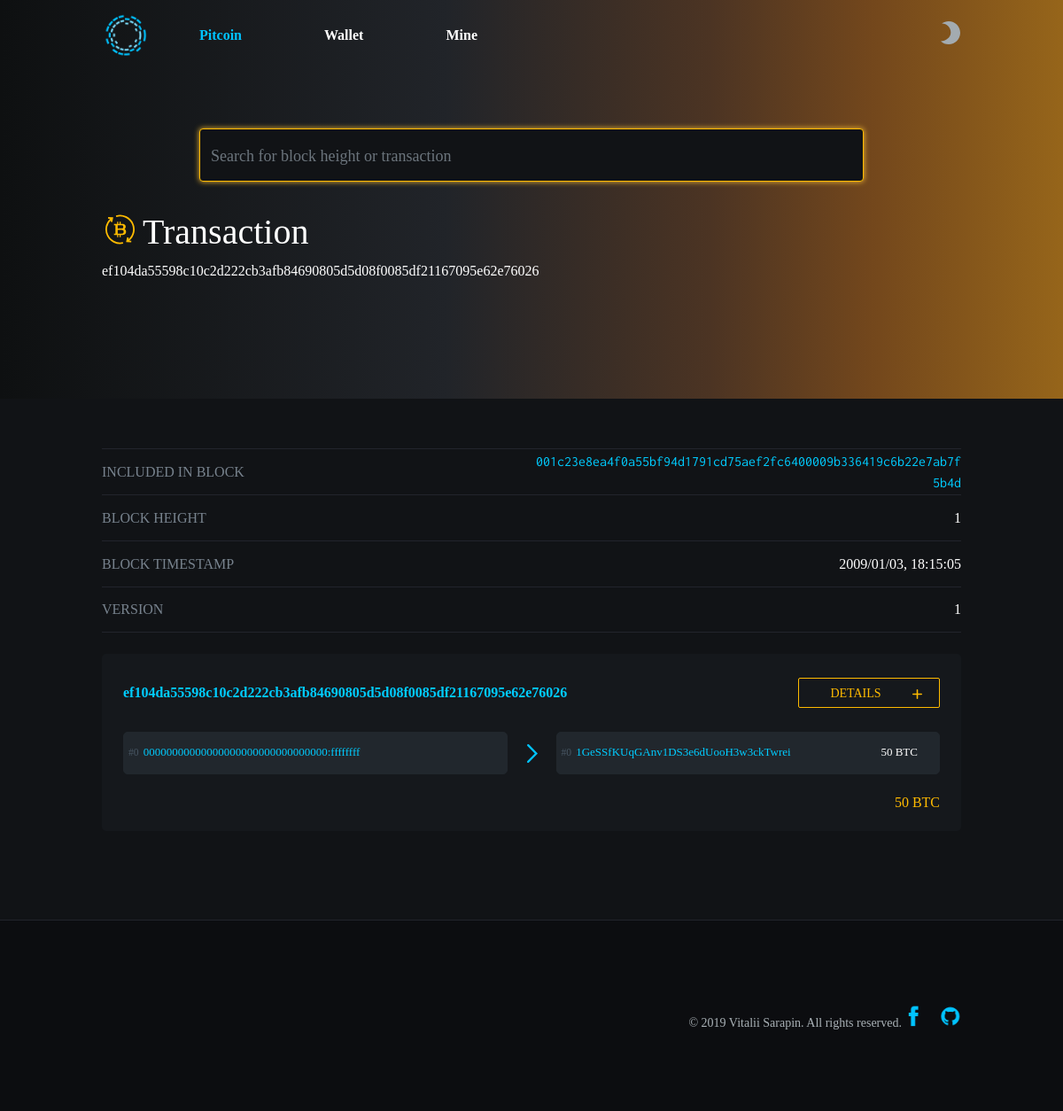
Screenshot of /tx/ef104da55598c10c2d222cb3afb84690805d5d08f0085df21167095e62e76026 (signed in) with the database file from the repository.
### application/models.py (models this page shows)
class Blocks(models.Model):
    id = models.AutoField(primary_key=True)
    version = models.CharField(max_length=1000)
    height = models.CharField(max_length=1000)
    nonce = models.CharField(max_length=1000)
    block_hash = models.CharField(max_length=1000)
    previous_block_hash = models.CharField(max_length=1000)
    merkle_root = models.CharField(max_length=1000)
    timestamp = models.CharField(max_length=1000)
    number_of_transactions = models.CharField(max_length=1000)

class Inputs(models.Model):
    address_from = models.CharField(max_length=1000)
    block_hash = models.CharField(max_length=1000)
    prev_output = models.CharField(max_length=1000)
    outpoint = models.CharField(max_length=1000)
    sequence = models.CharField(max_length=1000)
    tx_hash = models.CharField(max_length=1000)
    value = models.CharField(max_length=1000)
    sigscript = models.CharField(max_length=1000)

class Outputs(models.Model):
    address_to = models.CharField(max_length=1000)
    type = models.CharField(max_length=1000)
    scriptpubkey_hex = models.CharField(max_length=1000)
    spending_tx = models.CharField(max_length=1000)
    tx_hash = models.CharField(max_length=1000)
    value = models.CharField(max_length=1000)

### application/views.py (the view)
# urls.py: path("tx/<tx_hash>", application.views.tx_info, name="tx_info"),
def tx_info(request, tx_hash):
    if not request.user.is_authenticated:
            return redirect('/')
    block = IndexBlocks()
    tx = block.tx_info(tx_hash)
    return render(request, "tx.html", {'tx': tx, 'hash': tx_hash})

### application/templates/tx.html (shortened to what this page needs)
{% load staticfiles %}
<!DOCTYPE html>
<html>
<head>
    <link rel="stylesheet" href="{% static 'css/bootstrap.min.css' %}">
    <link rel="stylesheet" href="{% static 'css/style.css' %}">
</head>
<body lang="en" dir="ltr" class="theme-dark">
<div id="explorer">
    <div class="explorer-container">
        <div class="content-wrap">
            <nav class="navbar navbar-dark navbar-expand-lg">
                <div class="container"><a class="navbar-brand" href="/"></a>
                    <div class="collapse navbar-collapse" id="navbar-menu">
                        <ul class="navbar-nav">
                            <li class="nav-item active"><a class="nav-link" href="/"
                                                           rel="external">Pitcoin</a></li>
                            <li class="nav-item"><a class="nav-link" href="/wallet"
                                                     rel="external">Wallet</a></li>
                            <li class="nav-item"><a class="nav-link" href="/mine"
                                                     rel="external">Mine</a></li>
                            <li class="nav-item nav-toggler">
                                <div class="nav-bar_moon_icon toggle-theme"></div>
                            </li>
                        </ul>
                    </div>
                </div>
            </nav>
            <div>
                <div class="jumbotron jumbotron-fluid transaction-page">
                    <div class="container">
                        <form action="/search/" method="post" class="search form-inline ml-auto">
                            <div class="search-bar page-search-bar"><input class="form-control search-bar-input"
                                                                           type="search" name="q"
                                                                           placeholder="Search for block height or transaction"
                                                                           autocomplete="off" aria-label="Search">
                                <button class="search-bar-submit" type="image"></button>
                            </div>
                        </form>
                        <div><h1 class="transaction-header-title">Transaction</h1>
                            <div class="block-hash"><span>{{ hash }}</span></div>
                        </div>
                    </div>
                </div>
                <div class="container">
                    <div class="block-stats-table">
                        <div>
                            <div>Included in Block</div>
                            <div>
                                <a href="/block/{{ tx.0.0.height }}"
                                   class="mono">{{ tx.0.3.block_hash }}</a>
                            </div>
                        </div>
                        <div>
                            <div>Block height</div>
                            <div>{{ tx.0.0.height }}</div>
                        </div>
                        <div>
                            <div>Block timestamp</div>
                            <div>{{ tx.0.1.datetime }}</div>
                        </div>
                        <div>
                            <div>Version</div>
                            <div>{{ tx.0.2.version }}</div>
                        </div>
                    </div>
                    {% for info in tx.1 %}
                    <div id="{{ info.3.tx_hash }}" class="transaction-box">
                        <div class="header">
                            <div class="txn"><a
                                    href="/tx/{{ info.3.tx_hash }}">{{ info.3.tx_hash }}</a>
                            </div>
                               <div class="details-btn" data-toggle-tx="{{ info.3.tx_hash }}" onclick="toggleDown(event);">
                                    <div role="button" tabindex="0">
                                        <div>Details</div>
                                        <div><img id="" style="margin-right: 20px" alt="" src="{% static 'css/img/icons/plus.svg' %}"></div>
                                    </div>
                                </div>
                        </div>
                        <div class="ins-and-outs">
                            <div class="vins">
                                <div class="vin">
                                    <div class="vin-header">
                                        <div class="vin-header-container"><span><a
                                                 href="" onclick="return false;">{{ info.0.prev_output }}:{{ info.1.outpoint }}</a></span></div>
                                    </div>
                                </div>
                            </div>
                            <div class="ins-and-outs_spacer">
                                <div class="direction-arrow-container">
                                    <div class="direction-arrow"></div>
                                </div>
                            </div>
                            <div class="vouts">
                                {% for i in info %}
                                {% for a in i.outputs %}
                                <div class="vout">
                                    <div class="vout-header">
                                        <div class="vout-header-container"><span><a
                                                href="/wallet/info/{{ a.2.send_to }}">{{ a.2.send_to }}</a></span><span
                                                class="amount">{{ a.3.value }} BTC</span></div>
                                    </div>
                                </div>
                                {% endfor%}
                                {% endfor%}
                            </div>
                        </div>
                        {% for i in info %}
                        {% for a in i.outputs %}
                        {% if forloop.last %}
                        <div class="footer">
                            <div></div>
                            <div></div>
                            <div><span class="amount">{{ a.4.total_amount }} BTC</span></div>
                        </div>
                        {% endif %}
                        {% endfor%}
                        {% endfor%}
                    </div>
                    {% endfor %}
                </div>
            </div>
        </div>
        <footer class="footer">
            <div class="container">
                <div class="footer-logo"></div>
                <div class="footer_container_content">
                    <div class="footer_container_content_row">
                        <div class="footer_container_content_row_social-media_container"><a
                                class="footer_container_content_row_social-media_link"
                                href="https://www.facebook.com/vsarapin/" target="_blank"><img
                                class="footer_container_content_row_social-media_item" alt=""
                                src="{% static 'f1b_blue.png' %}"></a><a
                                class="footer_container_content_row_social-media_link"
                                href="https://github.com/vsarapin" target="_blank"><img
                                class="footer_container_content_row_social-media_item" alt=""
                                src="{% static 'github_blue.png' %}"></a></div>
                        <div class="footer_container_content_copyright">© 2019 Vitalii Sarapin. All rights reserved.
                        </div>
                    </div>
                </div>
            </div>
        </footer>
    </div>
</div>
</body>
</html>

### rows the page displays
Blocks: block_hash "001c23e8ea4f0a55bf94d1791cd75aef2fc6400009b336419c6b22e7ab7f5b4d"
Inputs: tx_hash "ef104da55598c10c2d222cb3afb84690805d5d08f0085df21167095e62e76026", prev_output "00000000000000000000000000000000", outpoint "ffffffff"
Outputs: address_to "1GeSSfKUqGAnv1DS3e6dUooH3w3ckTwrei"

### other values shown
{{ hash }} "ef104da55598c10c2d222cb3afb84690805d5d08f0085df21167095e62e76026"
{{ tx.0.0.height }} "1"
{{ tx.0.1.datetime }} "2009/01/03, 18:15:05"
{{ tx.0.2.version }} "1"
{{ a.3.value }} "50"
{{ a.4.total_amount }} "50"
